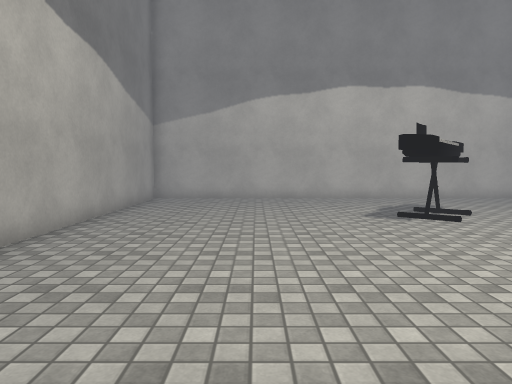
view 1 (above)

13 first-person views from a walk through a scene from a Unity 3-D project. The camera is 1.3 m above the floor, tilts 4° down and sees 70° across. The floor is counted in squares, 0.9 m on a side. Each view is taken from the middle of a square. On the plan, view 1 faces up. The plan holds only what a view shows up to about 16 squares ahead; the rest is blank. The place goes on beyond the plan. The player is left out. Surface patterns are stand-ins for the level's own textures.

view 2
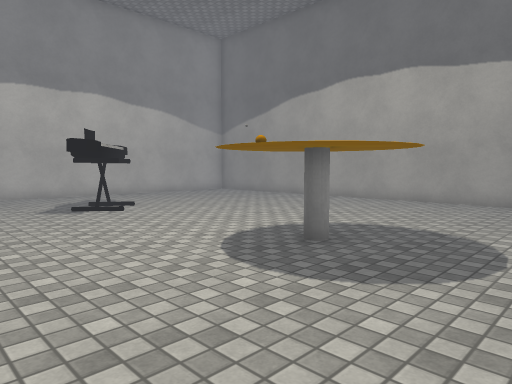

view 3
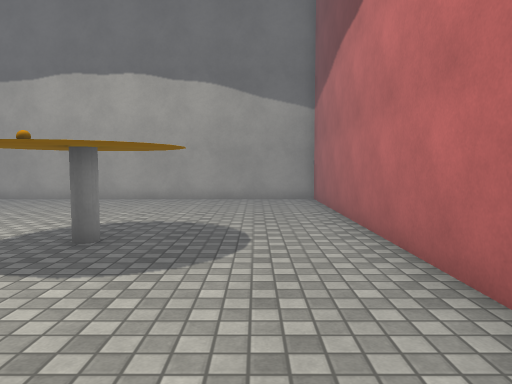

view 4
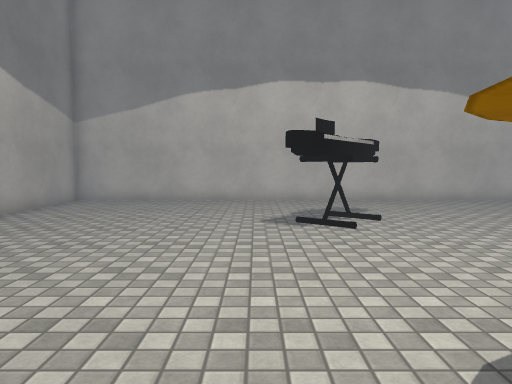

view 5
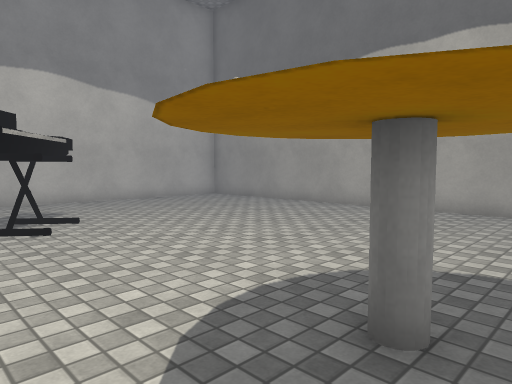

view 6
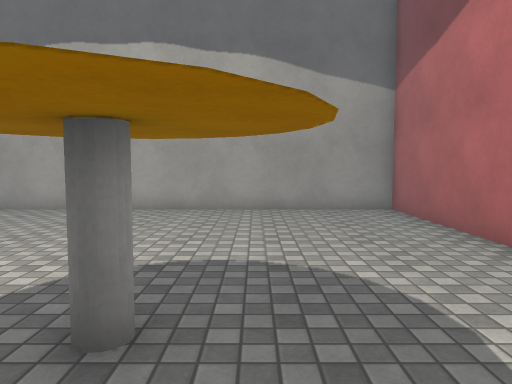

view 7
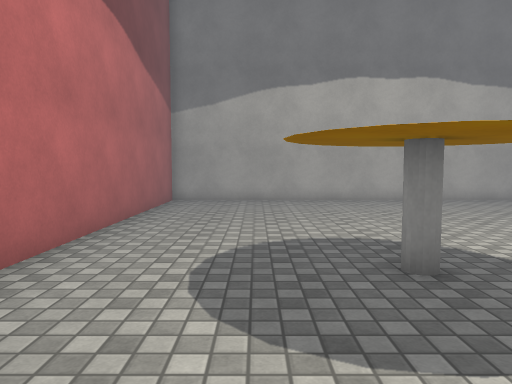

view 8
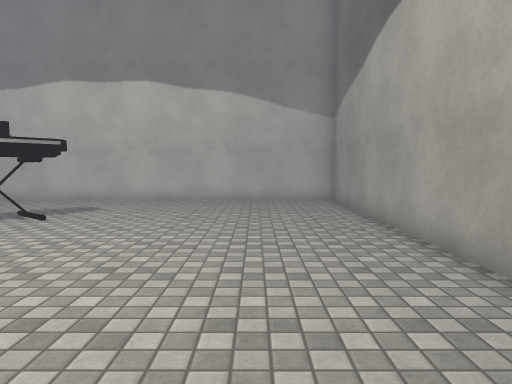

view 9
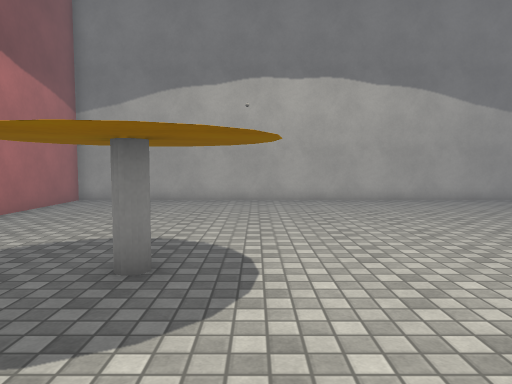

view 10
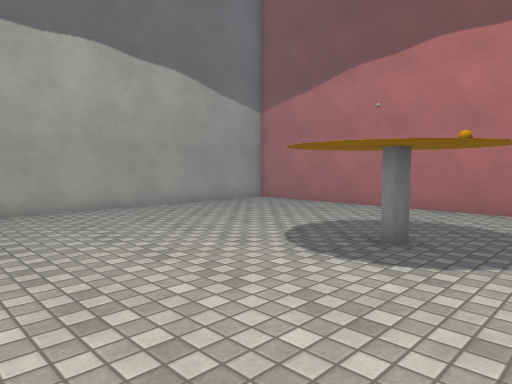

view 11
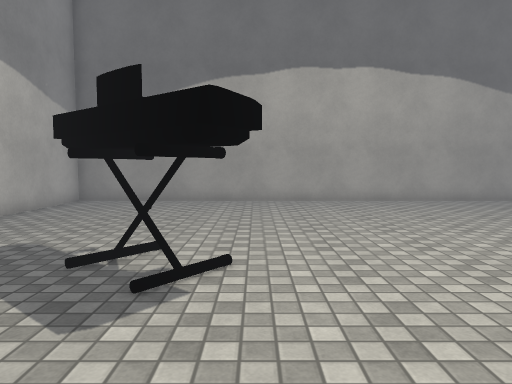

view 12
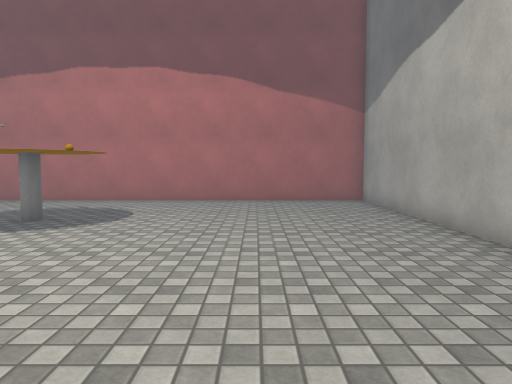

view 13
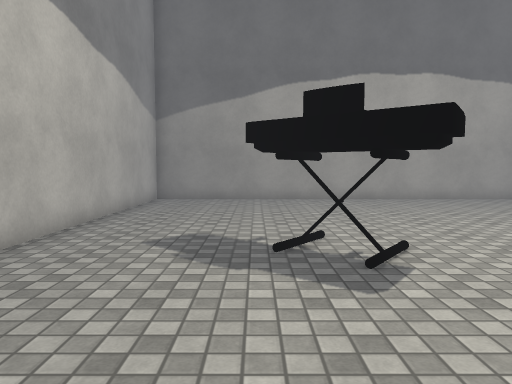

### Floor plan
Key: @ floor where view 1 was taken; # wall or solid block; . floor; O other object.
Columns run from 5 left of view 1 to 16 right of it. Each row starts with its distance up from view 1.
 17 ######################
 16 #....................#
 15 #....................#
 14 #....................#
 13 #....................#
 12 #..........O.........#
 11 #.........OO.........#
 10 #........OO..........#
  9 #........O...........#
  8 #....................#
  7 #....................#
  6 #....................#
  5 #....................#
  4 #.........OOO........#
  3 #........OOOOO.......#
  2 #........OOOOO.......#
  1 #.........OOO........#
  0 #....@...............#
 -1 #....................#
 -2 #....................#
 -3 #....................#
 -4 ######################

Positions as (right, up) in squares from view 1, and headings:
1: (0, 0), facing up
2: (0, -2), facing up-right
3: (-1, -1), facing right
4: (3, 1), facing up
5: (3, 1), facing up-right
6: (3, 1), facing right
7: (11, 0), facing left
8: (12, 1), facing up
9: (11, 4), facing left
10: (3, 9), facing down-right
11: (0, 9), facing right
12: (0, 12), facing down
13: (-1, 12), facing right
